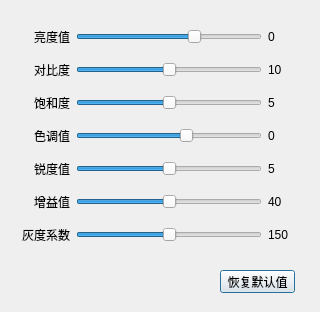
<?xml version="1.0" encoding="UTF-8"?>
<ui version="4.0">
 <class>setDialog</class>
 <widget class="QDialog" name="setDialog">
  <property name="geometry">
   <rect>
    <x>0</x>
    <y>0</y>
    <width>320</width>
    <height>312</height>
   </rect>
  </property>
  <property name="windowTitle">
   <string>摄像头参数设置</string>
  </property>
  <widget class="QPushButton" name="initButton">
   <property name="geometry">
    <rect>
     <x>220</x>
     <y>270</y>
     <width>75</width>
     <height>23</height>
    </rect>
   </property>
   <property name="sizePolicy">
    <sizepolicy hsizetype="Fixed" vsizetype="Fixed">
     <horstretch>0</horstretch>
     <verstretch>0</verstretch>
    </sizepolicy>
   </property>
   <property name="minimumSize">
    <size>
     <width>50</width>
     <height>23</height>
    </size>
   </property>
   <property name="layoutDirection">
    <enum>Qt::LeftToRight</enum>
   </property>
   <property name="text">
    <string>恢复默认值</string>
   </property>
  </widget>
  <widget class="QWidget" name="">
   <property name="geometry">
    <rect>
     <x>22</x>
     <y>22</y>
     <width>271</width>
     <height>231</height>
    </rect>
   </property>
   <layout class="QGridLayout" name="gridLayout">
    <item row="3" column="1">
     <widget class="QSlider" name="Hue">
      <property name="minimum">
       <number>-5</number>
      </property>
      <property name="maximum">
       <number>5</number>
      </property>
      <property name="value">
       <number>1</number>
      </property>
      <property name="orientation">
       <enum>Qt::Horizontal</enum>
      </property>
     </widget>
    </item>
    <item row="6" column="0">
     <widget class="QLabel" name="labelGam">
      <property name="text">
       <string>灰度系数</string>
      </property>
      <property name="alignment">
       <set>Qt::AlignRight|Qt::AlignTrailing|Qt::AlignVCenter</set>
      </property>
     </widget>
    </item>
    <item row="2" column="1">
     <widget class="QSlider" name="Saturation">
      <property name="maximum">
       <number>10</number>
      </property>
      <property name="value">
       <number>5</number>
      </property>
      <property name="orientation">
       <enum>Qt::Horizontal</enum>
      </property>
     </widget>
    </item>
    <item row="3" column="0">
     <widget class="QLabel" name="labelHue">
      <property name="text">
       <string>色调值</string>
      </property>
      <property name="alignment">
       <set>Qt::AlignRight|Qt::AlignTrailing|Qt::AlignVCenter</set>
      </property>
     </widget>
    </item>
    <item row="0" column="1">
     <widget class="QSlider" name="Brightness">
      <property name="minimum">
       <number>-10</number>
      </property>
      <property name="maximum">
       <number>10</number>
      </property>
      <property name="value">
       <number>3</number>
      </property>
      <property name="orientation">
       <enum>Qt::Horizontal</enum>
      </property>
     </widget>
    </item>
    <item row="5" column="0">
     <widget class="QLabel" name="labelGai">
      <property name="text">
       <string>增益值</string>
      </property>
      <property name="alignment">
       <set>Qt::AlignRight|Qt::AlignTrailing|Qt::AlignVCenter</set>
      </property>
     </widget>
    </item>
    <item row="5" column="1">
     <widget class="QSlider" name="Gain">
      <property name="minimum">
       <number>32</number>
      </property>
      <property name="maximum">
       <number>48</number>
      </property>
      <property name="value">
       <number>40</number>
      </property>
      <property name="orientation">
       <enum>Qt::Horizontal</enum>
      </property>
     </widget>
    </item>
    <item row="0" column="0">
     <widget class="QLabel" name="labelBri">
      <property name="text">
       <string>亮度值</string>
      </property>
      <property name="alignment">
       <set>Qt::AlignRight|Qt::AlignTrailing|Qt::AlignVCenter</set>
      </property>
     </widget>
    </item>
    <item row="1" column="2">
     <widget class="QLabel" name="labelConVal">
      <property name="minimumSize">
       <size>
        <width>25</width>
        <height>25</height>
       </size>
      </property>
      <property name="text">
       <string>10</string>
      </property>
     </widget>
    </item>
    <item row="4" column="2">
     <widget class="QLabel" name="labelShaVal">
      <property name="minimumSize">
       <size>
        <width>25</width>
        <height>25</height>
       </size>
      </property>
      <property name="text">
       <string>5</string>
      </property>
     </widget>
    </item>
    <item row="4" column="1">
     <widget class="QSlider" name="Sharpness">
      <property name="maximum">
       <number>10</number>
      </property>
      <property name="value">
       <number>5</number>
      </property>
      <property name="orientation">
       <enum>Qt::Horizontal</enum>
      </property>
     </widget>
    </item>
    <item row="0" column="2">
     <widget class="QLabel" name="labelBriVal">
      <property name="minimumSize">
       <size>
        <width>25</width>
        <height>25</height>
       </size>
      </property>
      <property name="text">
       <string>0</string>
      </property>
     </widget>
    </item>
    <item row="2" column="2">
     <widget class="QLabel" name="labelSatVal">
      <property name="minimumSize">
       <size>
        <width>25</width>
        <height>25</height>
       </size>
      </property>
      <property name="text">
       <string>5</string>
      </property>
     </widget>
    </item>
    <item row="6" column="2">
     <widget class="QLabel" name="labelGamVal">
      <property name="minimumSize">
       <size>
        <width>25</width>
        <height>25</height>
       </size>
      </property>
      <property name="text">
       <string>150</string>
      </property>
     </widget>
    </item>
    <item row="4" column="0">
     <widget class="QLabel" name="labelSha">
      <property name="text">
       <string>锐度值</string>
      </property>
      <property name="alignment">
       <set>Qt::AlignRight|Qt::AlignTrailing|Qt::AlignVCenter</set>
      </property>
     </widget>
    </item>
    <item row="1" column="1">
     <widget class="QSlider" name="Contrast">
      <property name="maximum">
       <number>20</number>
      </property>
      <property name="value">
       <number>10</number>
      </property>
      <property name="orientation">
       <enum>Qt::Horizontal</enum>
      </property>
     </widget>
    </item>
    <item row="1" column="0">
     <widget class="QLabel" name="labelCon">
      <property name="text">
       <string>对比度</string>
      </property>
      <property name="alignment">
       <set>Qt::AlignRight|Qt::AlignTrailing|Qt::AlignVCenter</set>
      </property>
     </widget>
    </item>
    <item row="2" column="0">
     <widget class="QLabel" name="labelSat">
      <property name="text">
       <string>饱和度</string>
      </property>
      <property name="alignment">
       <set>Qt::AlignRight|Qt::AlignTrailing|Qt::AlignVCenter</set>
      </property>
     </widget>
    </item>
    <item row="3" column="2">
     <widget class="QLabel" name="labelHueVal">
      <property name="sizePolicy">
       <sizepolicy hsizetype="Preferred" vsizetype="Preferred">
        <horstretch>0</horstretch>
        <verstretch>0</verstretch>
       </sizepolicy>
      </property>
      <property name="minimumSize">
       <size>
        <width>25</width>
        <height>25</height>
       </size>
      </property>
      <property name="text">
       <string>0</string>
      </property>
     </widget>
    </item>
    <item row="6" column="1">
     <widget class="QSlider" name="Gamma">
      <property name="minimum">
       <number>100</number>
      </property>
      <property name="maximum">
       <number>200</number>
      </property>
      <property name="singleStep">
       <number>1</number>
      </property>
      <property name="value">
       <number>150</number>
      </property>
      <property name="orientation">
       <enum>Qt::Horizontal</enum>
      </property>
     </widget>
    </item>
    <item row="5" column="2">
     <widget class="QLabel" name="labelGaiVal">
      <property name="minimumSize">
       <size>
        <width>25</width>
        <height>25</height>
       </size>
      </property>
      <property name="text">
       <string>40</string>
      </property>
     </widget>
    </item>
   </layout>
  </widget>
 </widget>
 <resources/>
 <connections>
  <connection>
   <sender>Brightness</sender>
   <signal>valueChanged(int)</signal>
   <receiver>labelBriVal</receiver>
   <slot>setNum(int)</slot>
   <hints>
    <hint type="sourcelabel">
     <x>175</x>
     <y>40</y>
    </hint>
    <hint type="destinationlabel">
     <x>284</x>
     <y>37</y>
    </hint>
   </hints>
  </connection>
  <connection>
   <sender>Contrast</sender>
   <signal>valueChanged(int)</signal>
   <receiver>labelConVal</receiver>
   <slot>setNum(int)</slot>
   <hints>
    <hint type="sourcelabel">
     <x>222</x>
     <y>72</y>
    </hint>
    <hint type="destinationlabel">
     <x>289</x>
     <y>70</y>
    </hint>
   </hints>
  </connection>
  <connection>
   <sender>Saturation</sender>
   <signal>valueChanged(int)</signal>
   <receiver>labelSatVal</receiver>
   <slot>setNum(int)</slot>
   <hints>
    <hint type="sourcelabel">
     <x>231</x>
     <y>98</y>
    </hint>
    <hint type="destinationlabel">
     <x>288</x>
     <y>97</y>
    </hint>
   </hints>
  </connection>
  <connection>
   <sender>Hue</sender>
   <signal>valueChanged(int)</signal>
   <receiver>labelHueVal</receiver>
   <slot>setNum(int)</slot>
   <hints>
    <hint type="sourcelabel">
     <x>199</x>
     <y>127</y>
    </hint>
    <hint type="destinationlabel">
     <x>288</x>
     <y>124</y>
    </hint>
   </hints>
  </connection>
  <connection>
   <sender>Sharpness</sender>
   <signal>valueChanged(int)</signal>
   <receiver>labelShaVal</receiver>
   <slot>setNum(int)</slot>
   <hints>
    <hint type="sourcelabel">
     <x>188</x>
     <y>164</y>
    </hint>
    <hint type="destinationlabel">
     <x>291</x>
     <y>162</y>
    </hint>
   </hints>
  </connection>
  <connection>
   <sender>Gain</sender>
   <signal>valueChanged(int)</signal>
   <receiver>labelGaiVal</receiver>
   <slot>setNum(int)</slot>
   <hints>
    <hint type="sourcelabel">
     <x>240</x>
     <y>189</y>
    </hint>
    <hint type="destinationlabel">
     <x>285</x>
     <y>192</y>
    </hint>
   </hints>
  </connection>
  <connection>
   <sender>Gamma</sender>
   <signal>valueChanged(int)</signal>
   <receiver>labelGamVal</receiver>
   <slot>setNum(int)</slot>
   <hints>
    <hint type="sourcelabel">
     <x>211</x>
     <y>225</y>
    </hint>
    <hint type="destinationlabel">
     <x>278</x>
     <y>221</y>
    </hint>
   </hints>
  </connection>
 </connections>
</ui>
